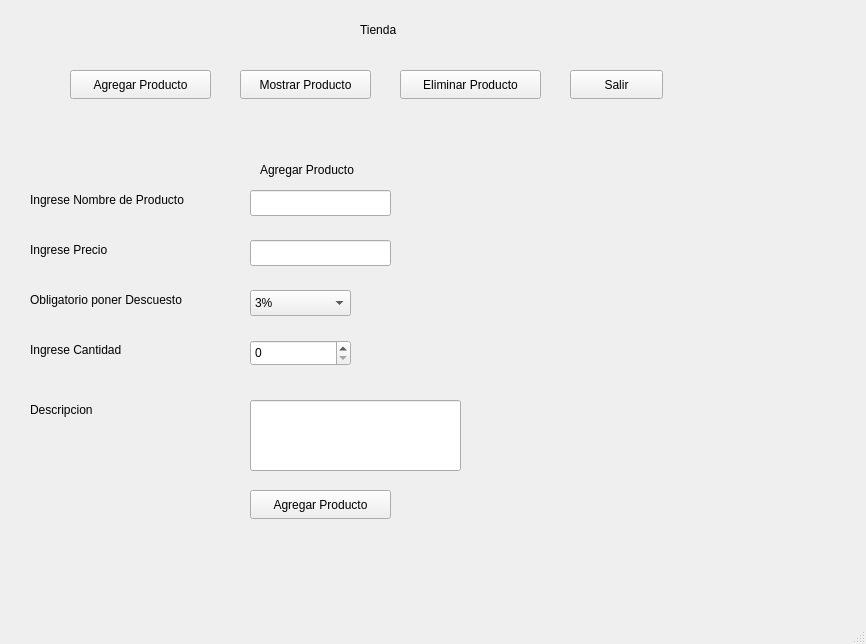
<?xml version="1.0" encoding="UTF-8"?>
<ui version="4.0">
 <class>cframe</class>
 <widget class="QMainWindow" name="cframe">
  <property name="geometry">
   <rect>
    <x>0</x>
    <y>0</y>
    <width>866</width>
    <height>644</height>
   </rect>
  </property>
  <property name="windowTitle">
   <string>cframe</string>
  </property>
  <widget class="QWidget" name="centralwidget">
   <widget class="QPushButton" name="pushButton">
    <property name="geometry">
     <rect>
      <x>70</x>
      <y>70</y>
      <width>141</width>
      <height>29</height>
     </rect>
    </property>
    <property name="text">
     <string>Agregar Producto</string>
    </property>
   </widget>
   <widget class="QPushButton" name="pushButton_2">
    <property name="geometry">
     <rect>
      <x>240</x>
      <y>70</y>
      <width>131</width>
      <height>29</height>
     </rect>
    </property>
    <property name="text">
     <string>Mostrar Producto</string>
    </property>
   </widget>
   <widget class="QPushButton" name="Eliminar">
    <property name="geometry">
     <rect>
      <x>400</x>
      <y>70</y>
      <width>141</width>
      <height>29</height>
     </rect>
    </property>
    <property name="text">
     <string>Eliminar Producto</string>
    </property>
   </widget>
   <widget class="QPushButton" name="salir">
    <property name="geometry">
     <rect>
      <x>570</x>
      <y>70</y>
      <width>93</width>
      <height>29</height>
     </rect>
    </property>
    <property name="text">
     <string>Salir</string>
    </property>
   </widget>
   <widget class="QLabel" name="label">
    <property name="geometry">
     <rect>
      <x>360</x>
      <y>20</y>
      <width>63</width>
      <height>20</height>
     </rect>
    </property>
    <property name="text">
     <string>Tienda</string>
    </property>
   </widget>
   <widget class="QStackedWidget" name="stackedWidget">
    <property name="geometry">
     <rect>
      <x>10</x>
      <y>140</y>
      <width>831</width>
      <height>441</height>
     </rect>
    </property>
    <property name="currentIndex">
     <number>0</number>
    </property>
    <widget class="QWidget" name="page">
     <widget class="QLabel" name="label_2">
      <property name="geometry">
       <rect>
        <x>250</x>
        <y>20</y>
        <width>121</width>
        <height>20</height>
       </rect>
      </property>
      <property name="text">
       <string>Agregar Producto</string>
      </property>
     </widget>
     <widget class="QLabel" name="label_3">
      <property name="geometry">
       <rect>
        <x>20</x>
        <y>50</y>
        <width>201</width>
        <height>20</height>
       </rect>
      </property>
      <property name="text">
       <string>Ingrese Nombre de Producto</string>
      </property>
     </widget>
     <widget class="QLabel" name="label_4">
      <property name="geometry">
       <rect>
        <x>20</x>
        <y>100</y>
        <width>101</width>
        <height>20</height>
       </rect>
      </property>
      <property name="text">
       <string>Ingrese Precio</string>
      </property>
     </widget>
     <widget class="QLabel" name="label_5">
      <property name="geometry">
       <rect>
        <x>20</x>
        <y>260</y>
        <width>91</width>
        <height>20</height>
       </rect>
      </property>
      <property name="text">
       <string>Descripcion</string>
      </property>
     </widget>
     <widget class="QLineEdit" name="lineEdit">
      <property name="geometry">
       <rect>
        <x>240</x>
        <y>50</y>
        <width>141</width>
        <height>26</height>
       </rect>
      </property>
     </widget>
     <widget class="QLineEdit" name="lineEdit_2">
      <property name="geometry">
       <rect>
        <x>240</x>
        <y>100</y>
        <width>141</width>
        <height>26</height>
       </rect>
      </property>
     </widget>
     <widget class="QLineEdit" name="lineEdit_3">
      <property name="geometry">
       <rect>
        <x>240</x>
        <y>260</y>
        <width>211</width>
        <height>71</height>
       </rect>
      </property>
     </widget>
     <widget class="QPushButton" name="pushButton_5">
      <property name="geometry">
       <rect>
        <x>240</x>
        <y>350</y>
        <width>141</width>
        <height>29</height>
       </rect>
      </property>
      <property name="text">
       <string>Agregar Producto</string>
      </property>
     </widget>
     <widget class="QLabel" name="label_6">
      <property name="geometry">
       <rect>
        <x>20</x>
        <y>150</y>
        <width>191</width>
        <height>20</height>
       </rect>
      </property>
      <property name="text">
       <string>Obligatorio poner Descuesto</string>
      </property>
     </widget>
     <widget class="QComboBox" name="comboBox">
      <property name="geometry">
       <rect>
        <x>240</x>
        <y>150</y>
        <width>101</width>
        <height>26</height>
       </rect>
      </property>
      <item>
       <property name="text">
        <string>3%</string>
       </property>
      </item>
      <item>
       <property name="text">
        <string>5%</string>
       </property>
      </item>
      <item>
       <property name="text">
        <string>10%</string>
       </property>
      </item>
      <item>
       <property name="text">
        <string>15%</string>
       </property>
      </item>
     </widget>
     <widget class="QLabel" name="label_11">
      <property name="geometry">
       <rect>
        <x>20</x>
        <y>200</y>
        <width>131</width>
        <height>20</height>
       </rect>
      </property>
      <property name="text">
       <string>Ingrese Cantidad</string>
      </property>
     </widget>
     <widget class="QSpinBox" name="spinBox">
      <property name="geometry">
       <rect>
        <x>240</x>
        <y>200</y>
        <width>101</width>
        <height>26</height>
       </rect>
      </property>
     </widget>
    </widget>
    <widget class="QWidget" name="page_2">
     <widget class="QLabel" name="label_7">
      <property name="geometry">
       <rect>
        <x>340</x>
        <y>10</y>
        <width>161</width>
        <height>20</height>
       </rect>
      </property>
      <property name="text">
       <string> Apartado de Mostrar</string>
      </property>
     </widget>
     <widget class="QTextEdit" name="textEdit">
      <property name="geometry">
       <rect>
        <x>160</x>
        <y>80</y>
        <width>491</width>
        <height>171</height>
       </rect>
      </property>
     </widget>
     <widget class="QLabel" name="label_10">
      <property name="geometry">
       <rect>
        <x>340</x>
        <y>50</y>
        <width>161</width>
        <height>20</height>
       </rect>
      </property>
      <property name="text">
       <string>Ver Iventario y Stock</string>
      </property>
     </widget>
     <widget class="QPushButton" name="ver_inventario">
      <property name="geometry">
       <rect>
        <x>190</x>
        <y>280</y>
        <width>121</width>
        <height>29</height>
       </rect>
      </property>
      <property name="text">
       <string>Ver Inventario</string>
      </property>
     </widget>
     <widget class="QLabel" name="label_12">
      <property name="geometry">
       <rect>
        <x>370</x>
        <y>260</y>
        <width>301</width>
        <height>20</height>
       </rect>
      </property>
      <property name="text">
       <string>Ingrese nombre del producto para ver Stock</string>
      </property>
     </widget>
     <widget class="QLineEdit" name="lineEdit_5">
      <property name="geometry">
       <rect>
        <x>400</x>
        <y>290</y>
        <width>171</width>
        <height>31</height>
       </rect>
      </property>
     </widget>
     <widget class="QPushButton" name="ver_stock">
      <property name="geometry">
       <rect>
        <x>440</x>
        <y>340</y>
        <width>93</width>
        <height>29</height>
       </rect>
      </property>
      <property name="text">
       <string>Ver Stock</string>
      </property>
     </widget>
    </widget>
    <widget class="QWidget" name="page_3">
     <widget class="QLabel" name="label_8">
      <property name="geometry">
       <rect>
        <x>300</x>
        <y>20</y>
        <width>63</width>
        <height>20</height>
       </rect>
      </property>
      <property name="text">
       <string>Eliminar</string>
      </property>
     </widget>
     <widget class="QLabel" name="label_9">
      <property name="geometry">
       <rect>
        <x>30</x>
        <y>70</y>
        <width>211</width>
        <height>20</height>
       </rect>
      </property>
      <property name="text">
       <string>Ingrese Nombre del producto</string>
      </property>
     </widget>
     <widget class="QLineEdit" name="lineEdit_4">
      <property name="geometry">
       <rect>
        <x>270</x>
        <y>65</y>
        <width>171</width>
        <height>31</height>
       </rect>
      </property>
     </widget>
     <widget class="QPushButton" name="pushButton_3">
      <property name="geometry">
       <rect>
        <x>240</x>
        <y>180</y>
        <width>93</width>
        <height>29</height>
       </rect>
      </property>
      <property name="text">
       <string>Eliminar</string>
      </property>
     </widget>
    </widget>
   </widget>
  </widget>
  <widget class="QMenuBar" name="menubar">
   <property name="geometry">
    <rect>
     <x>0</x>
     <y>0</y>
     <width>866</width>
     <height>26</height>
    </rect>
   </property>
  </widget>
  <widget class="QStatusBar" name="statusbar"/>
 </widget>
 <resources/>
 <connections/>
</ui>
